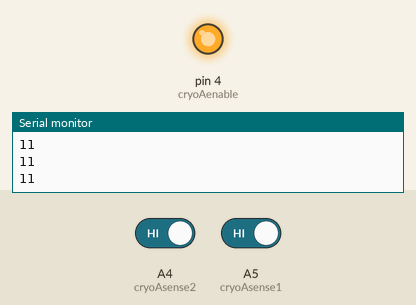
Recording of a sketch running on a simulated Arduino Uno, built with avr-gcc and run on an emulated ATmega328P. Parts: output pins drawn as LEDs (lit = HIGH), the last lines printed to the serial monitor. Inputs (shaded band) come from the test bench; at power-on: A5 (cryoAsense1) HIGH, A4 (cryoAsense2) HIGH.

Above: at 1.8 s.
1.9 s: A5 (cryoAsense1) driven LOW
At 2.8 s:
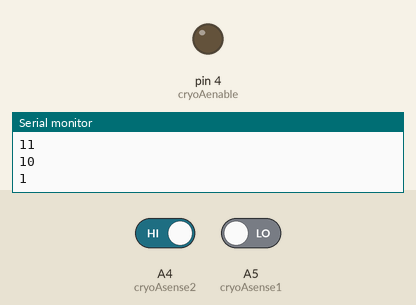
Timing chart, 0 to 9.4 s (numbered marks = the images above; inputs shaded):
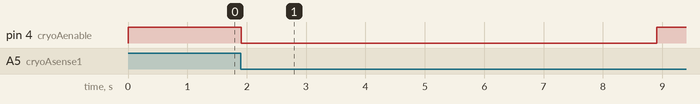

Measured:
- after the input at 1.9 s, pin 4 (cryoAenable): HIGH → LOW at once, → HIGH 7.0 s later

The sketch:

SHADE1cryoProofCA.ino
```cpp
// constants won't change. They're used here to set pin numbers:
const int cryoAsense1 =  A5;
const int cryoAsense2 =  A4;
//const int cryoAdirection =  5;
const int cryoAenable =  4;
;


// variables will change:
int cryoAsense1state = 1;
int cryoAsense2state = 1;// variable for reading the sensor status
int cryoAsense1stateLast = 1;//variables for debouncing
int cryoAsense2stateLast = 1;
int goAflag = 1;
int goBflag = 1;

void setup() {
  Serial.begin(9600 );
  // initialize the LED pin as an output:
 // pinMode(cryoAdirection, OUTPUT);
  pinMode(cryoAenable, OUTPUT);
  // initialize the pushbutton pin as an input:
  pinMode(cryoAsense1, INPUT_PULLUP);
  pinMode(cryoAsense2, INPUT_PULLUP);
  digitalWrite(cryoAenable, LOW);
  //digitalWrite(cryoAdirection, HIGH);
}


void sense() {
  Serial.println(cryoAsense1state);
  Serial.print(cryoAsense2state);
  cryoAsense1stateLast = cryoAsense1state;
  cryoAsense2stateLast = cryoAsense2state;
  cryoAsense1state = digitalRead(cryoAsense1);
  cryoAsense2state = digitalRead(cryoAsense2);
  //digitalWrite(cryoAenable, HIGH);
}

void goA(){
  digitalWrite(cryoAenable, HIGH);
  delay(1000);
  cryoAsense1stateLast = 1;
  cryoAsense2stateLast = 1;
  cryoAsense1state = 1;
  cryoAsense2state = 1;
  while (cryoAsense1state == HIGH || cryoAsense1stateLast == HIGH) sense();
    digitalWrite(cryoAenable, LOW);
    //digitalWrite(cryoAdirection, LOW);
    delay (7000);
    goBflag=1;
    goAflag=0;
    //digitalWrite(cryoAdirection, HIGH);
    //digitalWrite(cryoAenable, HIGH);
}
void goB(){
  digitalWrite(cryoAenable, HIGH);
  delay(1000);
  cryoAsense1stateLast = 1;
  cryoAsense2stateLast = 1;
  cryoAsense1state = 1;
  cryoAsense2state = 1;
  while (cryoAsense2state == HIGH || cryoAsense2stateLast == HIGH) sense();
    digitalWrite(cryoAenable, LOW);
    //digitalWrite(cryoAdirection, LOW);
    delay (7000);
    goBflag=0;
    goAflag=1;
  }


void loop() {
  sense();
  //digitalWrite(cryoAenable, HIGH);
  //digitalWrite(cryoAdirection, LOW);
  if (goAflag==1)goA();
  sense();
  if (goBflag==1)goB();
  //digitalWrite(cryoAenable, HIGH);
  //digitalWrite(cryoAdirection, LOW);
}
```
